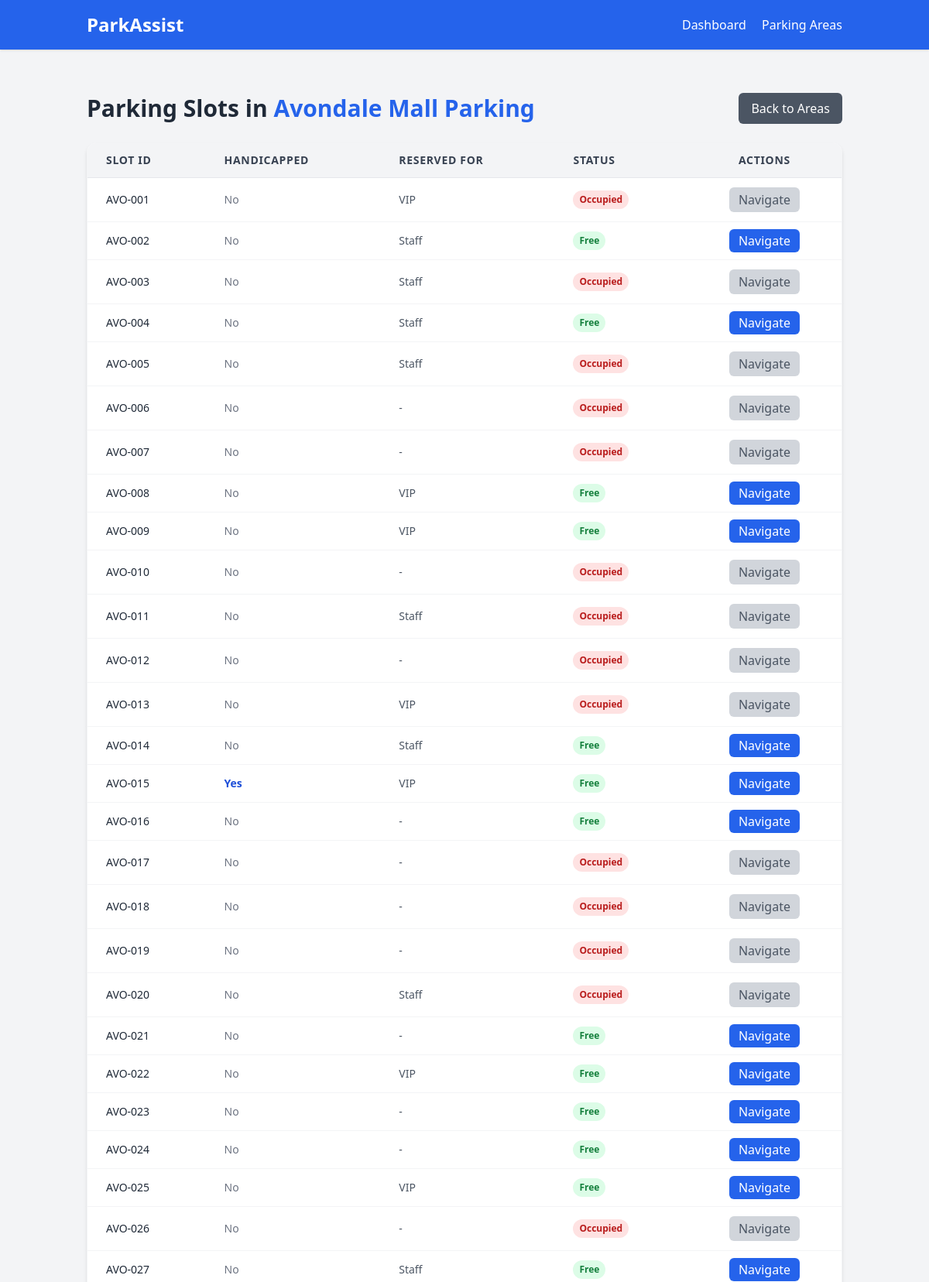
The page /areas/7/ (upper part) on the database its author committed.
### parking/models.py (models this page shows, shortened)
class ParkingArea(models.Model):
    name = models.CharField(max_length=100, unique=True, verbose_name="Area Name")
    total_capacity = models.IntegerField(default=0)
    area_type = models.CharField(
        max_length=50,
        choices=[('street','Street'), ('garage','Garage'), ('lot','Lot')]
    )
    boundary = models.JSONField(blank=True, null=True, help_text="List of coordinates defining area boundary")
    class Meta:
        verbose_name = "Parking Area"
        verbose_name_plural = "Parking Areas"

class ParkingSlot(models.Model):
    slot_id = models.CharField(max_length=20, verbose_name="Slot ID")
    area = models.ForeignKey(ParkingArea, on_delete=models.CASCADE, related_name='slots')
    level = models.ForeignKey(GarageLevel, on_delete=models.CASCADE, related_name='slots', null=True, blank=True)
    latitude = models.DecimalField(max_digits=9, decimal_places=6, blank=True, null=True)
    longitude = models.DecimalField(max_digits=9, decimal_places=6, blank=True, null=True)
    is_handicapped = models.BooleanField(default=False)
    reserved_for = models.CharField(max_length=50, blank=True, null=True)  # e.g., VIP, staff
    class Meta:
        verbose_name = "Parking Slot"
        verbose_name_plural = "Parking Slots"
        unique_together = ('slot_id', 'area')
    @property
    def latest_status(self):
        return self.statuses.order_by('-timestamp').first()

### parking/views.py (the view)
# urls.py: path('areas/<int:area_id>/', views.parking_area_detail, name='parking_area_detail'),
def parking_area_detail(request, area_id):
    area = get_object_or_404(ParkingArea, pk=area_id)
    slots = area.slots.all()
    return render(request, 'parking/parking_area_detail.html', {'area': area, 'slots': slots})

### templates/parking/parking_area_detail.html
{% extends "base.html" %}
{% block content %}
<div class="mt-8">
    <div class="flex items-center justify-between mb-6">
        <h1 class="text-3xl font-bold text-gray-800">
            Parking Slots in <span class="text-blue-600">{{ area.name }}</span>
        </h1>
        <a href="{% url 'parking_area_list' %}"
           class="bg-gray-600 text-white px-4 py-2 rounded-md hover:bg-gray-700 transition">
           Back to Areas
        </a>
    </div>
    <div class="overflow-x-auto bg-white rounded-xl shadow-md border border-gray-100">
        <table class="min-w-full divide-y divide-gray-200">
            <thead class="bg-gray-100">
                <tr>
                    <th class="py-3 px-6 text-left text-sm font-semibold text-gray-700 uppercase tracking-wider">Slot ID</th>
                    <th class="py-3 px-6 text-left text-sm font-semibold text-gray-700 uppercase tracking-wider">Handicapped</th>
                    <th class="py-3 px-6 text-left text-sm font-semibold text-gray-700 uppercase tracking-wider">Reserved For</th>
                    <th class="py-3 px-6 text-left text-sm font-semibold text-gray-700 uppercase tracking-wider">Status</th>
                    <th class="py-3 px-6 text-center text-sm font-semibold text-gray-700 uppercase tracking-wider">Actions</th>
                </tr>
            </thead>
            <tbody class="bg-white divide-y divide-gray-100">
                {% for slot in slots %}
                <tr class="hover:bg-gray-50 transition">
                    <td class="py-3 px-6 text-sm font-medium text-gray-800">{{ slot.slot_id }}</td>
                    <td class="py-3 px-6 text-sm text-gray-600">
                        {% if slot.is_handicapped %}
                            <span class="text-blue-700 font-semibold">Yes</span>
                        {% else %}
                            <span class="text-gray-500">No</span>
                        {% endif %}
                    </td>
                    <td class="py-3 px-6 text-sm text-gray-600">
                        {{ slot.reserved_for|default:"-" }}
                    </td>
                    <td class="py-3 px-6 text-sm">
                        {% if slot.latest_status and slot.latest_status.is_occupied %}
                            <span class="inline-flex items-center px-2 py-1 text-xs font-semibold bg-red-100 text-red-700 rounded-full">
                                Occupied
                            </span>
                        {% else %}
                            <span class="inline-flex items-center px-2 py-1 text-xs font-semibold bg-green-100 text-green-700 rounded-full">
                                Free
                            </span>
                        {% endif %}
                    </td>
                    <td class="py-3 px-6 text-center">
                        {% if slot.latest_status and slot.latest_status.is_occupied %}
                            <button disabled class="bg-gray-300 text-gray-600 px-3 py-1 rounded-md cursor-not-allowed">Navigate</button>
                        {% else %}
                            <a href="{% url 'navigate_slot' slot.id %}"
                               class="bg-blue-600 text-white px-3 py-1 rounded-md hover:bg-blue-700 transition">
                                Navigate
                            </a>
                        {% endif %}
                    </td>
                </tr>
                {% empty %}
                <tr>
                    <td colspan="5" class="text-center py-6 text-gray-500">
                        No parking slots available in this area.
                    </td>
                </tr>
                {% endfor %}
            </tbody>
        </table>
    </div>
</div>
{% endblock %}

### rows shown on the page
ParkingArea: name "Avondale Mall Parking"
ParkingSlot: slot_id "AVO-001", is_handicapped "No", reserved_for "VIP", shows "Occupied", shows "Navigate"
ParkingSlot: slot_id "AVO-002", is_handicapped "No", reserved_for "Staff", shows "Free", shows "Navigate"
ParkingSlot: slot_id "AVO-003", is_handicapped "No", reserved_for "Staff", shows "Occupied", shows "Navigate"
ParkingSlot: slot_id "AVO-004", is_handicapped "No", reserved_for "Staff", shows "Free", shows "Navigate"
ParkingSlot: slot_id "AVO-005", is_handicapped "No", reserved_for "Staff", shows "Occupied", shows "Navigate"
ParkingSlot: slot_id "AVO-006", is_handicapped "No", reserved_for "-", shows "Occupied", shows "Navigate"
ParkingSlot: slot_id "AVO-007", is_handicapped "No", reserved_for "-", shows "Occupied", shows "Navigate"
ParkingSlot: slot_id "AVO-008", is_handicapped "No", reserved_for "VIP", shows "Free", shows "Navigate"
ParkingSlot: slot_id "AVO-009", is_handicapped "No", reserved_for "VIP", shows "Free", shows "Navigate"
ParkingSlot: slot_id "AVO-010", is_handicapped "No", reserved_for "-", shows "Occupied", shows "Navigate"
ParkingSlot: slot_id "AVO-011", is_handicapped "No", reserved_for "Staff", shows "Occupied", shows "Navigate"
ParkingSlot: slot_id "AVO-012", is_handicapped "No", reserved_for "-", shows "Occupied", shows "Navigate"
ParkingSlot: slot_id "AVO-013", is_handicapped "No", reserved_for "VIP", shows "Occupied", shows "Navigate"
ParkingSlot: slot_id "AVO-014", is_handicapped "No", reserved_for "Staff", shows "Free", shows "Navigate"
ParkingSlot: slot_id "AVO-015", is_handicapped "Yes", reserved_for "VIP", shows "Free", shows "Navigate"
ParkingSlot: slot_id "AVO-016", is_handicapped "No", reserved_for "-", shows "Free", shows "Navigate"
ParkingSlot: slot_id "AVO-017", is_handicapped "No", reserved_for "-", shows "Occupied", shows "Navigate"
ParkingSlot: slot_id "AVO-018", is_handicapped "No", reserved_for "-", shows "Occupied", shows "Navigate"
ParkingSlot: slot_id "AVO-019", is_handicapped "No", reserved_for "-", shows "Occupied", shows "Navigate"
ParkingSlot: slot_id "AVO-020", is_handicapped "No", reserved_for "Staff", shows "Occupied", shows "Navigate"
ParkingSlot: slot_id "AVO-021", is_handicapped "No", reserved_for "-", shows "Free", shows "Navigate"
ParkingSlot: slot_id "AVO-022", is_handicapped "No", reserved_for "VIP", shows "Free", shows "Navigate"
ParkingSlot: slot_id "AVO-023", is_handicapped "No", reserved_for "-", shows "Free", shows "Navigate"
ParkingSlot: slot_id "AVO-024", is_handicapped "No", reserved_for "-", shows "Free", shows "Navigate"
ParkingSlot: slot_id "AVO-025", is_handicapped "No", reserved_for "VIP", shows "Free", shows "Navigate"
ParkingSlot: slot_id "AVO-026", is_handicapped "No", reserved_for "-", shows "Occupied", shows "Navigate"
ParkingSlot: slot_id "AVO-027", is_handicapped "No", reserved_for "Staff", shows "Free", shows "Navigate"
